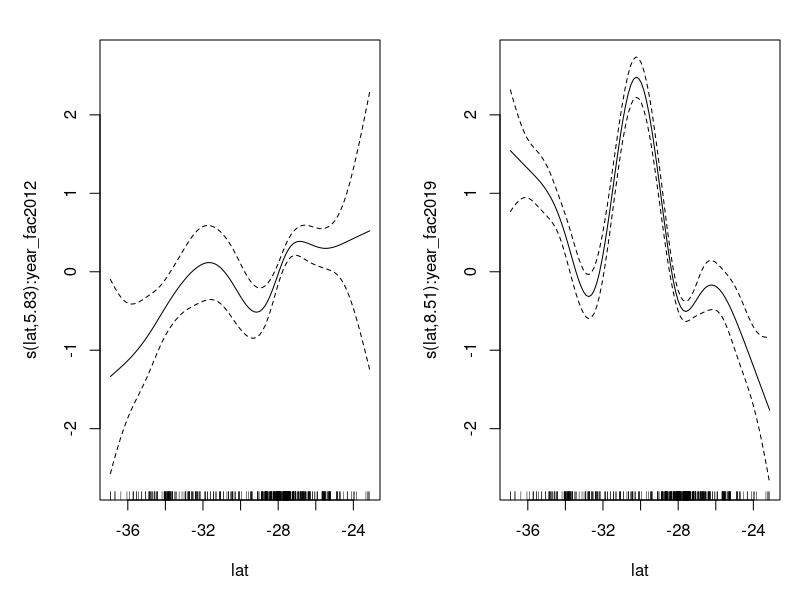
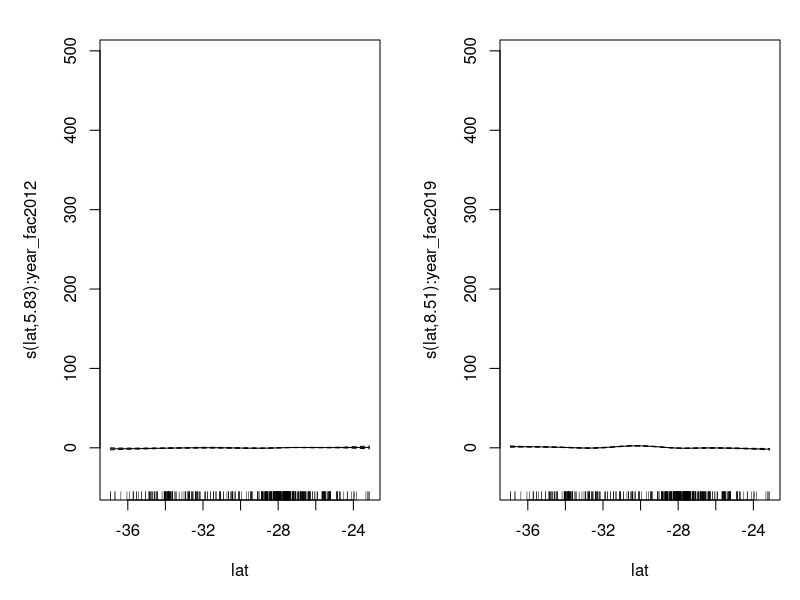
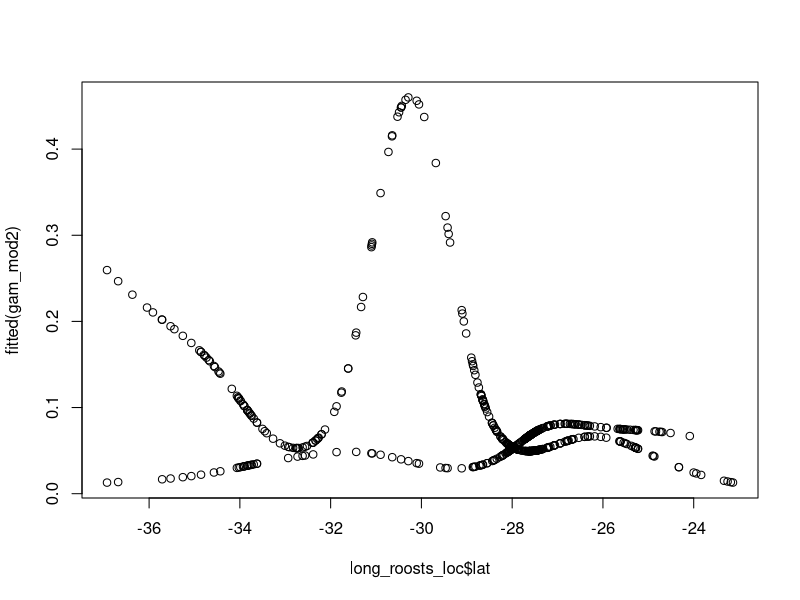
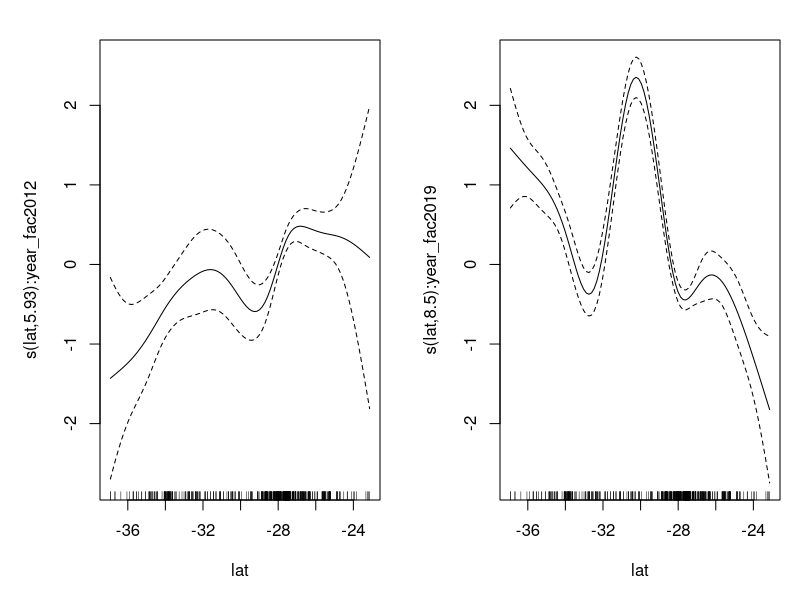
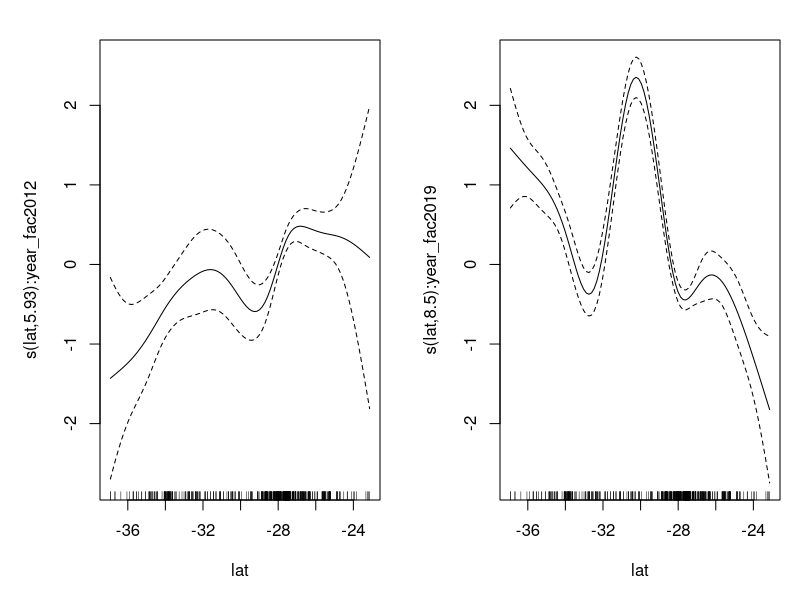
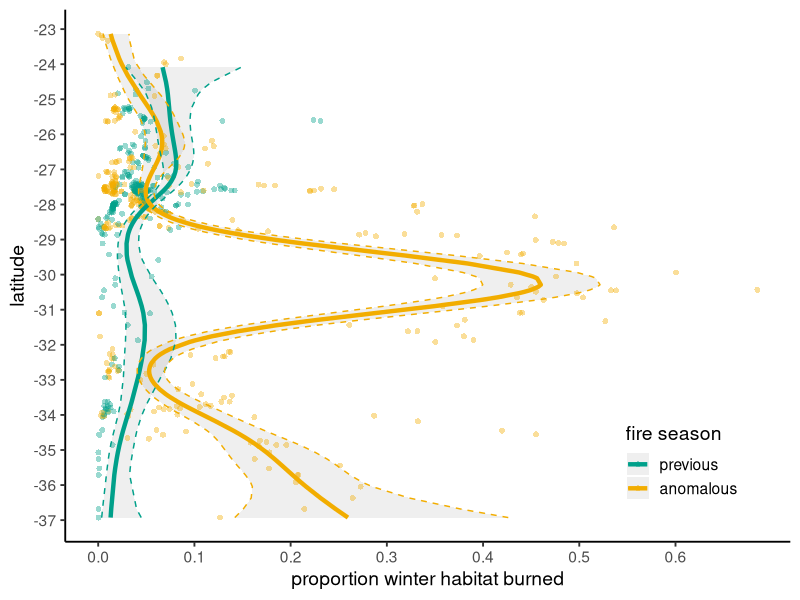
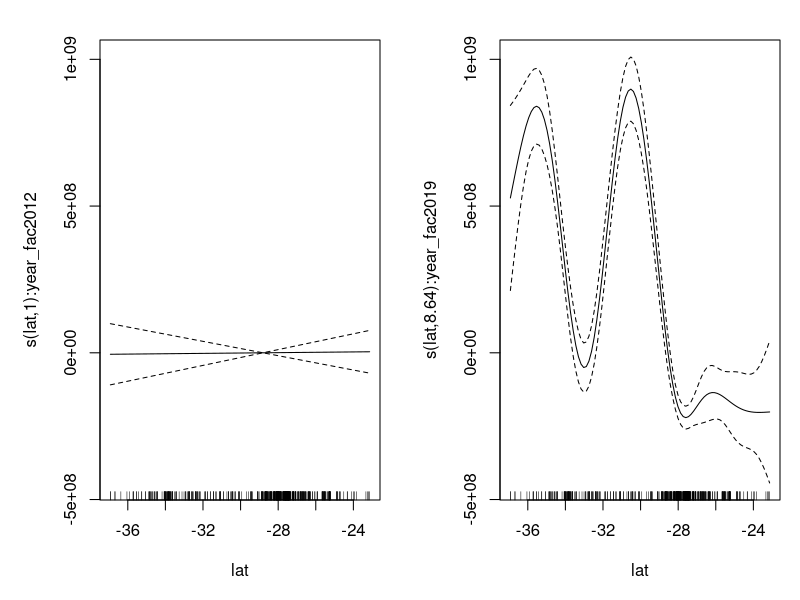
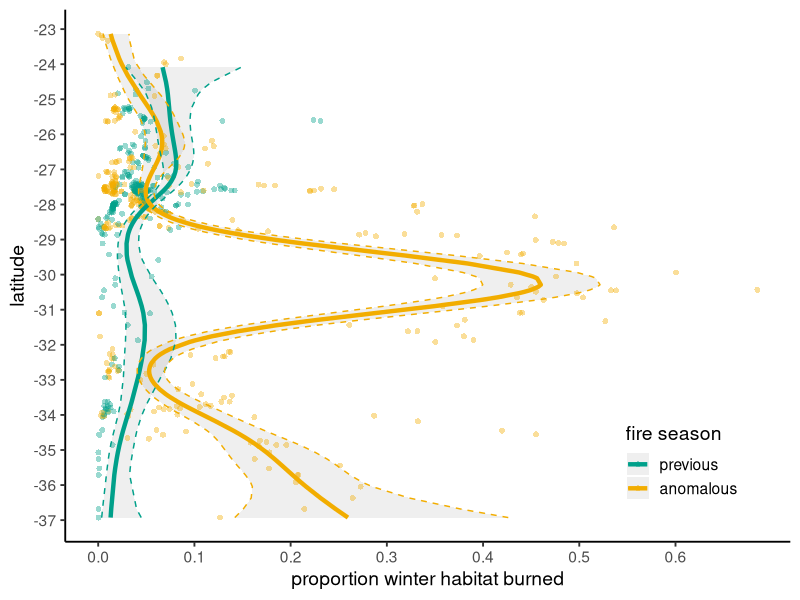

Reproduce these figures in R, in order. (Note: this script raises an error after producing the figures.)
###########################################################
# Investigating fire impact on flying fox habitat and roost occupancy
# GAMs for focal fire seasons: 2012-2013; 2019-2020
##########################################################
# libraries
library(dplyr) #manipulating dfs
library(mgcv) #gams
library(ggplot2)

##########################################################
# Proportion winter habitat burned in focal years
prop_2012 = read.csv("data/Prop_WintHabBurn440_2012.csv")
prop_2012$year =2012
names(prop_2012)
prop_2019 = read.csv("data/Prop_WintHabBurn440_2019.csv")
prop_2019$year = 2019
names(prop_2019)

ff_loc = read.csv("data/ff_roost_locations.csv", header = TRUE)

long_roosts = plyr::rbind.fill(prop_2012, prop_2019)
long_roosts_loc = merge(long_roosts,ff_loc,by.x = 'Camp',by.y = 'camp.name',  all.x = TRUE)
long_roosts_loc$year_fac = as.factor(long_roosts_loc$year)


# GAMMS
gam_mod1 <- gam(Prop_HabBurn440 ~ s(lat, by = year_fac), data = long_roosts_loc, family = betar(link="logit")) #, family = 'betar'
summary(gam_mod1)
coef(gam_mod1)
plot(gam_mod1, pages=1)
exp(gam_mod1$family$getTheta())
plot(gam_mod1, residuals = TRUE, pch = 1, pages=1)

gam_mod2 <- gam(Prop_HabBurn440 ~ s(lat, by = year_fac) + year_fac, data = long_roosts_loc, family = betar(link="logit")) #, family = 'betar'
summary(gam_mod2) #allows for different intercepts
coef(gam_mod2)
plot(long_roosts_loc$lat, fitted(gam_mod2))
long_roosts_loc$fit = fitted(gam_mod2)
print(gam_mod2)
plot(gam_mod2, pages=1)
exp(gam_mod2$family$getTheta())

plot.gam(gam_mod2, pages=1)
p <- predict(gam_mod2, long_roosts_loc, type = "link", se.fit = TRUE)
upr <- p$fit + (2 * p$se.fit)
lwr <- p$fit - (2 * p$se.fit)
upr <- gam_mod2$family$linkinv(upr) #point CIs
lwr <- gam_mod2$family$linkinv(lwr)
long_roosts_loc$upr = upr
long_roosts_loc$lwr = lwr

yr_cols = c("#00A08A", "#F2AD00") #originally derived from wesanderson Darjeeling1 color pallete
range(long_roosts_loc$lat)
xbrks = seq(-37,-23, by = 1)
ybrks = seq(0,0.6, by = 0.1)
ggplot(long_roosts_loc, aes(x=lat, y=Prop_HabBurn440, color=year_fac))+
  geom_ribbon(aes(ymin=lwr, ymax=upr, color = year_fac), alpha=0.08, lty =0) +
  geom_point(alpha = 0.4, stroke = 0, size =2) +
  geom_line(aes(x = lat, y = fit, color = year_fac), lwd = 1.5) + 
  geom_line(aes(x = lat, y = upr), lty =2) + 
  geom_line(aes(x = lat, y = lwr), lty =2) + 
  scale_x_continuous(breaks = xbrks) +
  scale_y_continuous(breaks = ybrks) +
  scale_color_manual(values=yr_cols, labels = c('previous', 'anomalous'))+
  coord_flip()+
  labs(fill = "Year", y = 'proportion winter habitat burned',
       x= 'latitude', color = 'fire season')+
  theme_classic(base_size = 14)+
  theme(legend.position = c(0.85, 0.15)) 

ggsave(filename = 'panel_i_png_v2.png',
  plot = last_plot(),
  device = 'png',
  scale = 1,
  width = 4.00,
  height = 9.14,
  dpi = 1000,
  limitsize = FALSE)


##########################################################
# Total burned foraging habitat 
hab_2012 = read.csv("data/Total_HabitatBurn440_2012.csv", header = TRUE)
hab_2012$year =2012
names(hab_2012)
hab_2012 = hab_2012[,c('Camp','Burn440_Area','year')]
names(hab_2012) <- c('camp.name', 'tot.hab.burn','year')

hab_2019 = read.csv("data/Total_HabitatBurn440_2019.csv", header = TRUE)
hab_2019$year = 2019
names(hab_2019)
hab_2019 = hab_2019[,c('Camp','Burn440_Area','year')]
names(hab_2019) <- c('camp.name', 'tot.hab.burn','year')

long_forg_hab = plyr::rbind.fill(hab_2012, hab_2019)
long_forg_hab_loc = merge(long_forg_hab,ff_loc,by = 'camp.name',  all.x = TRUE)
long_forg_hab_loc$year_fac = as.factor(long_forg_hab_loc$year)
# GAMMS
gam_mod1 <- gam(tot.hab.burn ~ s(lat, by = year_fac), data = long_forg_hab_loc) 
summary(gam_mod1)
coef(gam_mod1)
plot(gam_mod1, pages=1)
exp(gam_mod1$family$getTheta())
plot(gam_mod1, residuals = TRUE, pch = 1, pages=1)

gam_mod2 <- gam(tot.hab.burn ~ s(lat, by = year_fac) + year_fac, data = long_forg_hab_loc) #, family = 'betar'
summary(gam_mod2) #allows for different intercepts
coef(gam_mod2)
plot(long_forg_hab_loc$lat, fitted(gam_mod2))
long_forg_hab_loc$fit = fitted(gam_mod2)
print(gam_mod2)
plot(gam_mod2, pages=1)

plot.gam(gam_mod2, pages=1)
p <- predict(gam_mod2, long_forg_hab_loc, type = "link", se.fit = TRUE)
upr <- p$fit + (2 * p$se.fit)
lwr <- p$fit - (2 * p$se.fit)
upr <- gam_mod2$family$linkinv(upr)
lwr <- gam_mod2$family$linkinv(lwr)
long_forg_hab_loc$upr = upr
long_forg_hab_loc$lwr = lwr


range(long_forg_hab_loc$lat)
xbrks = seq(-37,-23, by = 1)
#ybrks = seq(0,1000000000, by = 10000)
ggplot(long_forg_hab_loc, aes(x=lat, y=tot.hab.burn, color=year_fac))+
  geom_ribbon(aes(ymin=lwr, ymax=upr, color = year_fac), alpha=0.08, lty =0) +
  geom_point(alpha = 0.4) +
  geom_line(aes(x = lat, y = fit, color = year_fac), lwd = 1.5) + 
  geom_line(aes(x = lat, y = upr), lty =2) + 
  geom_line(aes(x = lat, y = lwr), lty =2) + 
  scale_x_continuous(breaks = xbrks) +
  scale_y_continuous() +
  scale_color_manual(values=yr_cols, labels = c('typical', 'anomalous'))+
  coord_flip()+
  labs(fill = "Year", y = 'total habitat burned',
       x= 'latitude', color = 'fire season')+
  theme_classic(base_size = 14)+
  theme(legend.position = c(0.85, 0.15)) 
